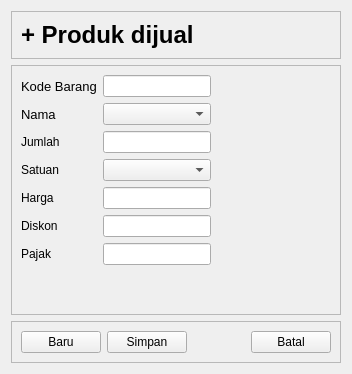
            <widget class="QWidget" name="st_Penjualan_PenawaranHarga_Baru_TambahProduk">
             <layout class="QVBoxLayout" name="verticalLayout_7">
              <item>
               <widget class="QFrame" name="fr_Penjualan_OrderPenjualan_TambahProduk_Judul">
                <property name="sizePolicy">
                 <sizepolicy hsizetype="Preferred" vsizetype="Maximum">
                  <horstretch>0</horstretch>
                  <verstretch>0</verstretch>
                 </sizepolicy>
                </property>
                <property name="frameShape">
                 <enum>QFrame::StyledPanel</enum>
                </property>
                <property name="frameShadow">
                 <enum>QFrame::Raised</enum>
                </property>
                <layout class="QGridLayout" name="gridLayout_2">
                 <item row="0" column="0">
                  <widget class="QLabel" name="lb_Penjualan_OrderPenjualan_TambahProduk_Judul">
                   <property name="sizePolicy">
                    <sizepolicy hsizetype="Preferred" vsizetype="Maximum">
                     <horstretch>0</horstretch>
                     <verstretch>0</verstretch>
                    </sizepolicy>
                   </property>
                   <property name="font">
                    <font>
                     <pointsize>18</pointsize>
                     <weight>75</weight>
                     <bold>true</bold>
                    </font>
                   </property>
                   <property name="text">
                    <string>+ Produk dijual</string>
                   </property>
                  </widget>
                 </item>
                </layout>
               </widget>
              </item>
              <item>
               <widget class="QFrame" name="fr_Penjualan_OrderPenjualan_TambahProduk_Input">
                <property name="frameShape">
                 <enum>QFrame::StyledPanel</enum>
                </property>
                <property name="frameShadow">
                 <enum>QFrame::Raised</enum>
                </property>
                <layout class="QGridLayout" name="gridLayout_3">
                 <item row="2" column="1">
                  <widget class="QLineEdit" name="le_Penjualan_OrderPenjualan_TambahProduk_Input_Jumlah"/>
                 </item>
                 <item row="1" column="0">
                  <widget class="QLabel" name="lb_Penjualan_OrderPenjualan_TambahProduk_Input_Nama">
                   <property name="font">
                    <font>
                     <pointsize>10</pointsize>
                    </font>
                   </property>
                   <property name="text">
                    <string>Nama</string>
                   </property>
                  </widget>
                 </item>
                 <item row="8" column="0">
                  <widget class="QLabel" name="lb_Penjualan_OrderPenjualan_TambahProduk_Input_Diskon">
                   <property name="font">
                    <font>
                     <pointsize>9</pointsize>
                    </font>
                   </property>
                   <property name="text">
                    <string>Diskon</string>
                   </property>
                  </widget>
                 </item>
                 <item row="4" column="0">
                  <widget class="QLabel" name="lb_Penjualan_OrderPenjualan_TambahProduk_Input_Harga">
                   <property name="font">
                    <font>
                     <pointsize>9</pointsize>
                    </font>
                   </property>
                   <property name="text">
                    <string>Harga</string>
                   </property>
                  </widget>
                 </item>
                 <item row="0" column="0">
                  <widget class="QLabel" name="lb_Penjualan_OrderPenjualan_TambahProduk_Input_Kode">
                   <property name="font">
                    <font>
                     <pointsize>10</pointsize>
                    </font>
                   </property>
                   <property name="text">
                    <string>Kode Barang</string>
                   </property>
                  </widget>
                 </item>
                 <item row="2" column="0">
                  <widget class="QLabel" name="lb_Penjualan_OrderPenjualan_TambahProduk_Input_Jumlah">
                   <property name="font">
                    <font>
                     <pointsize>9</pointsize>
                    </font>
                   </property>
                   <property name="text">
                    <string>Jumlah</string>
                   </property>
                  </widget>
                 </item>
                 <item row="9" column="0">
                  <widget class="QLabel" name="lb_Penjualan_OrderPenjualan_TambahProduk_Input_Pajak">
                   <property name="font">
                    <font>
                     <pointsize>9</pointsize>
                    </font>
                   </property>
                   <property name="text">
                    <string>Pajak</string>
                   </property>
                  </widget>
                 </item>
                 <item row="3" column="0">
                  <widget class="QLabel" name="lb_Penjualan_OrderPenjualan_TambahProduk_Input_Satuan">
                   <property name="font">
                    <font>
                     <pointsize>9</pointsize>
                    </font>
                   </property>
                   <property name="text">
                    <string>Satuan</string>
                   </property>
                  </widget>
                 </item>
                 <item row="10" column="0">
                  <spacer name="vs_Penjualan_OrderPenjualan_TambahProduk_Input">
                   <property name="orientation">
                    <enum>Qt::Vertical</enum>
                   </property>
                   <property name="sizeHint" stdset="0">
                    <size>
                     <width>20</width>
                     <height>40</height>
                    </size>
                   </property>
                  </spacer>
                 </item>
                 <item row="0" column="4">
                  <spacer name="hs_Penjualan_OrderPenjualan_TambahProduk_Input_right">
                   <property name="orientation">
                    <enum>Qt::Horizontal</enum>
                   </property>
                   <property name="sizeHint" stdset="0">
                    <size>
                     <width>40</width>
                     <height>20</height>
                    </size>
                   </property>
                  </spacer>
                 </item>
                 <item row="0" column="1">
                  <widget class="QLineEdit" name="le_Penjualan_OrderPenjualan_TambahProduk_Input_Kode"/>
                 </item>
                 <item row="4" column="1">
                  <widget class="QLineEdit" name="le_Penjualan_OrderPenjualan_TambahProduk_Input_Harga"/>
                 </item>
                 <item row="8" column="1">
                  <widget class="QLineEdit" name="le_Penjualan_OrderPenjualan_TambahProduk_Input_Diskon"/>
                 </item>
                 <item row="9" column="1">
                  <widget class="QLineEdit" name="le_Penjualan_OrderPenjualan_TambahProduk_Input_Pajak"/>
                 </item>
                 <item row="3" column="1">
                  <widget class="QComboBox" name="cb_Penjualan_OrderPenjualan_TambahProduk_Input_Satuan">
                   <property name="editable">
                    <bool>false</bool>
                   </property>
                   <property name="insertPolicy">
                    <enum>QComboBox::InsertAtBottom</enum>
                   </property>
                  </widget>
                 </item>
                 <item row="0" column="3">
                  <spacer name="hs_Penjualan_OrderPenjualan_TambahProduk_Input_mid">
                   <property name="orientation">
                    <enum>Qt::Horizontal</enum>
                   </property>
                   <property name="sizeHint" stdset="0">
                    <size>
                     <width>40</width>
                     <height>20</height>
                    </size>
                   </property>
                  </spacer>
                 </item>
                 <item row="0" column="2">
                  <spacer name="hs_Penjualan_OrderPenjualan_TambahProduk_Input_left">
                   <property name="orientation">
                    <enum>Qt::Horizontal</enum>
                   </property>
                   <property name="sizeHint" stdset="0">
                    <size>
                     <width>40</width>
                     <height>20</height>
                    </size>
                   </property>
                  </spacer>
                 </item>
                 <item row="1" column="1">
                  <widget class="QComboBox" name="cb_Penjualan_OrderPenjualan_TambahProduk_Input_Nama"/>
                 </item>
                </layout>
               </widget>
              </item>
              <item>
               <widget class="QFrame" name="fr_Penjualan_OrderPenjualan_TambahProduk_Tombol">
                <property name="sizePolicy">
                 <sizepolicy hsizetype="Preferred" vsizetype="Maximum">
                  <horstretch>0</horstretch>
                  <verstretch>0</verstretch>
                 </sizepolicy>
                </property>
                <property name="frameShape">
                 <enum>QFrame::StyledPanel</enum>
                </property>
                <property name="frameShadow">
                 <enum>QFrame::Raised</enum>
                </property>
                <layout class="QHBoxLayout" name="horizontalLayout_3">
                 <item>
                  <widget class="QPushButton" name="tb_Penjualan_OrderPenjualan_TambahProduk_Baru">
                   <property name="text">
                    <string>Baru</string>
                   </property>
                  </widget>
                 </item>
                 <item>
                  <widget class="QPushButton" name="tb_Penjualan_OrderPenjualan_TambahProduk_Simpan">
                   <property name="text">
                    <string>Simpan</string>
                   </property>
                  </widget>
                 </item>
                 <item>
                  <spacer name="hs_Penjualan_OrderPenjualan_TambahProduk_Tombol">
                   <property name="orientation">
                    <enum>Qt::Horizontal</enum>
                   </property>
                   <property name="sizeHint" stdset="0">
                    <size>
                     <width>40</width>
                     <height>20</height>
                    </size>
                   </property>
                  </spacer>
                 </item>
                 <item>
                  <widget class="QPushButton" name="tb_Penjualan_OrderPenjualan_TambahProduk_Batal">
                   <property name="text">
                    <string>Batal</string>
                   </property>
                  </widget>
                 </item>
                </layout>
               </widget>
              </item>
             </layout>
            </widget>
